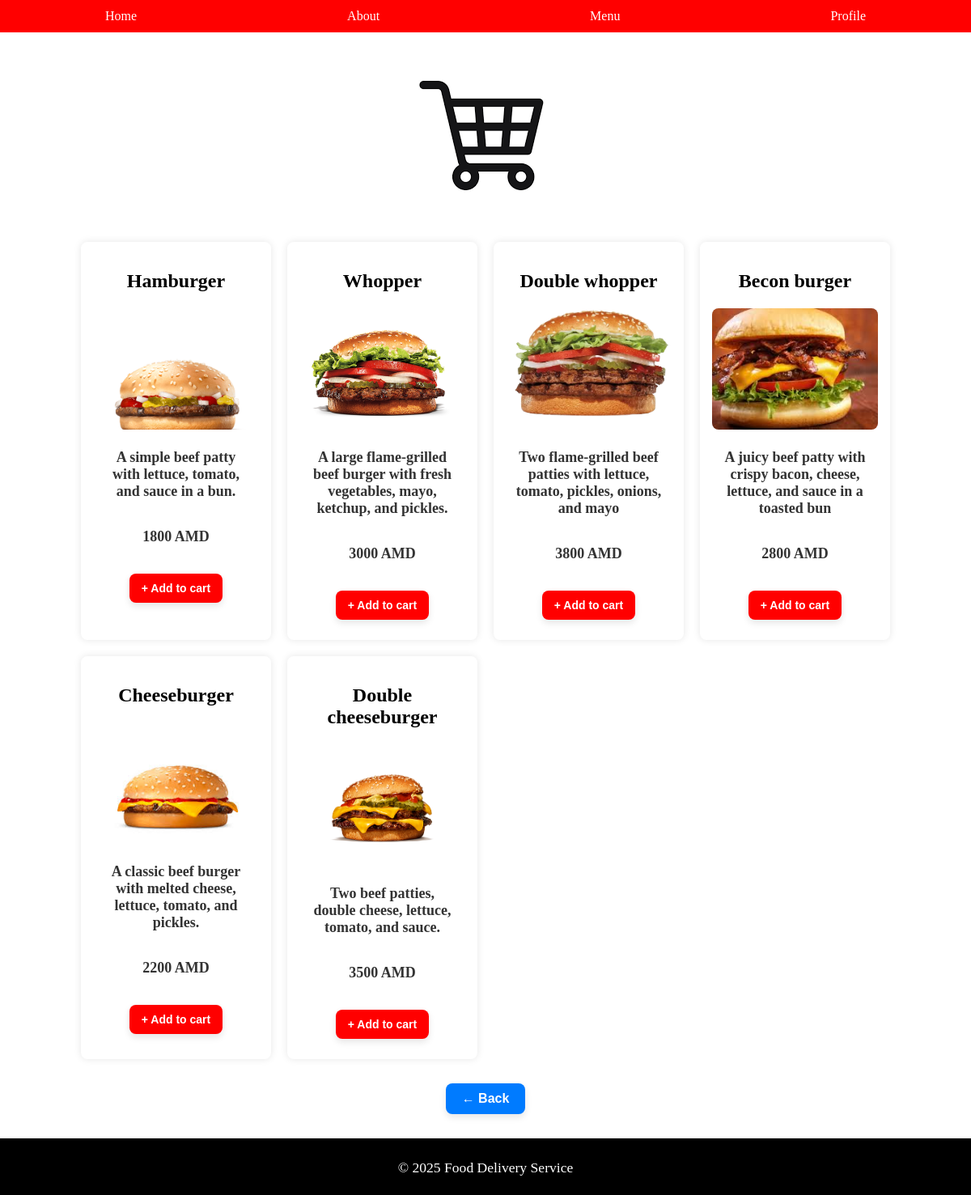
The page /menu/category/burger/ on the database its author committed.
### models.py (models this page shows, shortened)
class Product(db.Model):
    __tablename__ = 'Product'
    id = db.Column(db.Integer, primary_key=True)
    name = db.Column(db.String(80), nullable=False)
    category = db.Column(db.String(80), nullable=False)
    description = db.Column(db.String(120))
    price = db.Column(db.Integer, nullable=False)
    image_path = db.Column(db.String(80), nullable=False)

### app.py (the view)
@app.route('/menu/category/<string:category_name>/')
def category(category_name):
    products = Product.query.filter_by(category=category_name).all()
    return render_template('category.html', products=products)

### templates/category.html (shortened to what this page needs)
{% extends 'base.html' %}
{% block content %}
<a href="{{ url_for('cart') }}"><img src="{{url_for('static', filename='images/shop-cart.png')}}" alt="Shopping cart"></a>
<div class="category-container">
    {% for product in products %}
    <div class="category">
        <div class="product-cart">
            <b><h2>{{product.name}}</h2></b>
            <img class="productimage" src="{{url_for('static', filename='images/Food/' + product.image_path)}}" alt="{{ product.name }}">
            <p>{{product.description}}</p>
            <p class="price">{{product.price}} AMD</p>
            <form action="{{ url_for('add_to_cart', product_id = product.id) }}" method="post">
                <button type="submit" class="add-to-cart" data-product-id="{{ product.id }}">+ Add to cart</button>
            </form>
        </div>
    </div>
    {% endfor %}
</div>
<a href="{{ url_for('menu') }}"><button class="back">&larr; Back</button></a>
{% endblock %}

### templates/base.html (shortened to what this page needs)
<!DOCTYPE html>
<html lang="en">
<head>
    <link rel="stylesheet" href="{{url_for('static', filename='css/style.css')}}">
</head>
<body>
    <div class="main-content">
        <nav class="menu">
            <ul>
                <li><a href="/">Home</a></li>
                <li><a href="/about/">About</a></li>
                <li><a href="/menu/">Menu</a></li>
                <li><a href="/login/">Profile</a></li>
            </ul>
        </nav>
        {% block content %}
        {% endblock %}
    </div>
    <footer>
        <p>&copy; 2025 Food Delivery Service</p>
    </footer>
</body>
</html>

### static/css/style.css (style rules this page uses)
html, body { height: 100%; margin: 0; display: flex; flex-direction: column; }
.main-content { flex: 1; }
.menu ul { list-style: none; margin: 0; padding: 0; display: flex; justify-content: space-around; align-items: center; background-color: #FF0000; height: 40px; }
.menu li { margin: 0 10px; }
.menu a { text-decoration: none; color: #FFFFFF; padding: 5px 10px; }
p { font-size: 1.1em; margin-bottom: 15px; text-align: justify; }
.category-container { display: grid; grid-template-columns: repeat(auto-fit, minmax(200px, 1fr)); gap: 20px; max-width: 1000px; margin: 0 auto; }
.category { background: white; padding: 15px; border-radius: 8px; box-shadow: 0 0 10px rgba(0, 0, 0, 0.1); text-align: center; transition: transform 0.3s ease-in-out; }
.category img { width: 100%; height: 150px; object-fit: cover; border-radius: 8px; }
.category p { margin-top: 10px; font-size: 18px; font-weight: bold; color: #333; padding: 10px; text-align: center; flex-grow: 1; }
.productimage { width: 300px; height: 300px; }
footer { background-color: #000; color: white; text-align: center; padding: 10px 0; width: 100%; height: 50px; display: flex; align-items: center; justify-content: center; }
.back { background-color: #007BFF; color: white; border: none; border-radius: 8px; margin: 15px; padding: 10px 20px; font-size: 16px; font-weight: bold; cursor: pointer; text-decoration: none; transition: background-color 0.3s ease, box-shadow 0.3s ease; box-shadow: 0 4px 8px rgba(0, 0, 0, 0.1); }
.add-to-cart { background-color: #FF0000; color: white; border: none; border-radius: 8px; padding: 10px 15px; font-size: 14px; font-weight: bold; cursor: pointer; transition: background-color 0.3s ease; box-shadow: 0 4px 8px rgba(0, 0, 0, 0.1); margin: 10px; align-self: stretch; }
a { display: block; text-align: center; margin-top: 15px; margin-bottom: 15px; font-size: 16px; color: #007bff; text-decoration: none; }

### rows shown on the page
Product: name "Hamburger", image_path+name (picture), description "A simple beef patty with lettuce, tomato, and sauce in a bun.", price "1800"
Product: name "Whopper", image_path (picture), description "A large flame-grilled beef burger with fresh vegetables, mayo, ketchup, and pickles.", price "3000"
Product: name "Double whopper", image_path (picture), description "Two flame-grilled beef patties with lettuce, tomato, pickles, onions, and mayo", price "3800"
Product: name "Becon burger", image_path (picture), description "A juicy beef patty with crispy bacon, cheese, lettuce, and sauce in a toasted bun", price "2800"
Product: name "Cheeseburger", image_path+name (picture), description "A classic beef burger with melted cheese, lettuce, tomato, and pickles.", price "2200"
Product: name "Double cheeseburger", image_path (picture), description "Two beef patties, double cheese, lettuce, tomato, and sauce.", price "3500"
